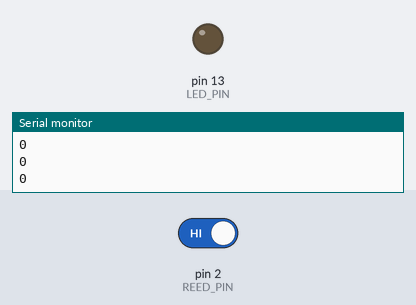
A sketch run on a simulated Arduino Uno, built with avr-gcc and run on an emulated ATmega328P. On the bench: output pins drawn as LEDs (lit = HIGH), the last lines printed to the serial monitor. The inputs (shaded band) are chosen by the test bench; at power-on: pin 2 (REED_PIN) HIGH.

Above: at 1.2 s.
1.3 s: pin 2 (REED_PIN) driven LOW
At 1.8 s:
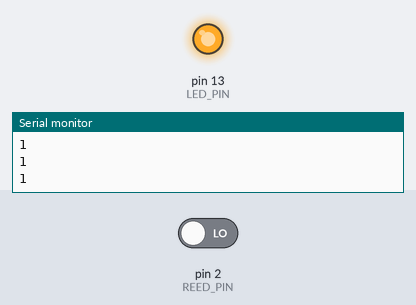
2.8 s: pin 2 (REED_PIN) driven HIGH
At 4.2 s:
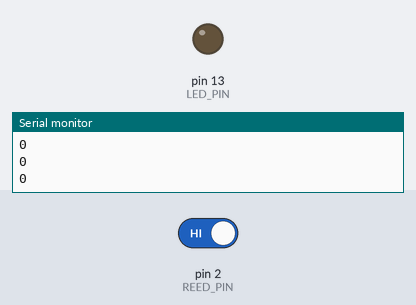
Timing chart, 0 to 5.8 s (numbered marks = the images above; inputs shaded):
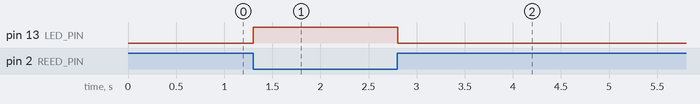

Measured:
- after the input at 1.3 s, pin 13 (LED_PIN): LOW → HIGH at once
- after the input at 2.8 s, pin 13 (LED_PIN): HIGH → LOW at once

The sketch:

KY-025.ino
```cpp
const int LED_PIN  = 13;
const int REED_PIN = 2;

int digitalVal;

void setup() {
  pinMode(LED_PIN, OUTPUT);
  pinMode(REED_PIN, INPUT_PULLUP);
  Serial.begin(9600);
}

void loop() {
  digitalVal = !digitalRead(REED_PIN);  // invert: LOW=closed=1, HIGH=open=0

  digitalWrite(LED_PIN, digitalVal);
  Serial.println(digitalVal);  // prints 0 or 1
  delay(100);
}
```
